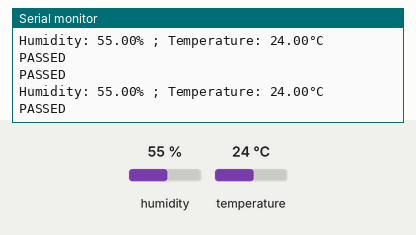
Simulated run of this sketch. Board: ESP8266 (NodeMCU). Parts: the last lines printed to the serial monitor. The test bench sets the inputs (shaded band); at power-on: humidity 55 %, temperature 24 °C. WiFi joins after 1.5 s; servers stay silent unless stated.

Above: at 3.7 s.
3.8 s: humidity set to 22 %
At 3.92 s:
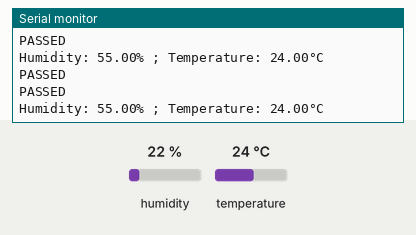
6.5 s: temperature set to 12 °C
At 6.77 s:
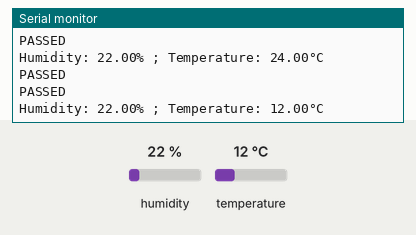
9.2 s: humidity set to 40 %
At 10.82 s:
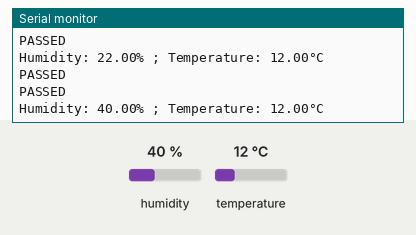
Timing chart, 0 to 12.3 s (numbered marks = the images above; inputs shaded):
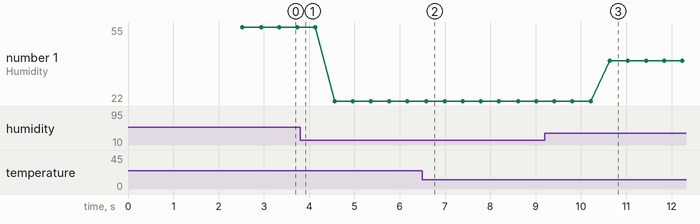

Measured:
- after the input at 6.5 s, the serial monitor: prints a new line after 0.09 s (image 2)
- after the input at 9.2 s, the serial monitor: prints a new line after 1.4 s (image 3)
- plotted number 1: 55 → 22 after the input at 3.8 s, 22 → 40 after the input at 9.2 s

The sketch:

dht_firebase.ino
```cpp
#include "ESP8266WiFi.h"
#include "FirebaseESP8266.h"
#include "DHT.h"

#define FIREBASE_HOST "tma42-898f9-default-rtdb.firebaseio.com"
#define FIREBASE_AUTH "M9XrPT5rh7YiU5PDJPTOXfPxpngbJEswOtAC6gcv"

#define WIFI_SSID "SLT-4G-8490"
#define WIFI_PASSWORD "1GQ7AG7B81F"
#define DHTPIN D5
#define DHTTYPE DHT11
DHT dht (DHTPIN, DHTTYPE);
FirebaseData firebaseData;
FirebaseData ledData;

FirebaseJson json;

void setup () {
  Serial.begin (9600);
  delay (1000);
  WiFi.begin (WIFI_SSID, WIFI_PASSWORD);
  Serial.print ("Connecting to");
  Serial.print (WIFI_SSID);
  while (WiFi.status()!= WL_CONNECTED) {
    Serial.print (".");
    delay (500);
  }
  Serial.println ();
  Serial.print ("Connected to");
  Serial.print (" ");
  Serial.println (WIFI_SSID);
  Serial.print ("IP Address is:");
  Serial.println (WiFi.localIP ());
  Firebase.begin (FIREBASE_HOST, FIREBASE_AUTH);
  dht.begin ();
}
void loop ()
{
  float h = dht.readHumidity ();
  float t = dht.readTemperature ();

  if (isnan (h) || isnan (t)) {
    Serial.println ("Failed to read from DHT sensor!");
    return;
  }
  Serial.print ("Humidity: "); Serial.print (h);
  String firebaseHumid = String (h) + String ("%");
  Serial.print ("% ; Temperature: "); Serial.print (t); Serial.println ("°C");
  String firebaseTemp = String (t) + String ("°C");
  delay (100);

  if (Firebase.setFloat(firebaseData, "/FirebaseIOT/temperature", t))
  {
    Serial.println("PASSED");

  }
  else
  {
    Serial.println("FAILED");

  }

  if (Firebase.setFloat(firebaseData, "/FirebaseIOT/humidity", h))
  {
    Serial.println("PASSED");
  }
  else
  {
    Serial.println("FAILED");

  }
}
```
